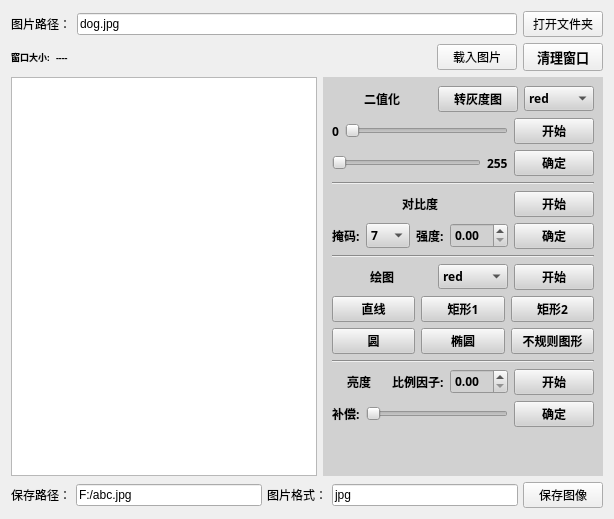
         <widget class="QWidget" name="tab_2">
          <attribute name="title">
           <string>图片</string>
          </attribute>
          <layout class="QVBoxLayout" name="verticalLayout_13">
           <item>
            <layout class="QVBoxLayout" name="verticalLayout_12">
             <item>
              <layout class="QVBoxLayout" name="verticalLayout_10">
               <item>
                <layout class="QHBoxLayout" name="horizontalLayout_5">
                 <item>
                  <widget class="QLabel" name="label_2">
                   <property name="text">
                    <string>图片路径：</string>
                   </property>
                  </widget>
                 </item>
                 <item>
                  <widget class="QLineEdit" name="image_file">
                   <property name="text">
                    <string>dog.jpg</string>
                   </property>
                  </widget>
                 </item>
                 <item>
                  <widget class="QPushButton" name="pushButton_image_file">
                   <property name="text">
                    <string>打开文件夹</string>
                   </property>
                  </widget>
                 </item>
                </layout>
               </item>
               <item>
                <layout class="QHBoxLayout" name="horizontalLayout_18">
                 <item>
                  <widget class="QLabel" name="label_12">
                   <property name="font">
                    <font>
                     <family>仿宋</family>
                     <pointsize>7</pointsize>
                     <bold>true</bold>
                    </font>
                   </property>
                   <property name="text">
                    <string>窗口大小:</string>
                   </property>
                  </widget>
                 </item>
                 <item>
                  <widget class="QLabel" name="label_windowsize">
                   <property name="font">
                    <font>
                     <family>仿宋</family>
                     <pointsize>7</pointsize>
                     <bold>true</bold>
                    </font>
                   </property>
                   <property name="text">
                    <string>----</string>
                   </property>
                  </widget>
                 </item>
                 <item>
                  <spacer name="horizontalSpacer_9">
                   <property name="orientation">
                    <enum>Qt::Orientation::Horizontal</enum>
                   </property>
                   <property name="sizeHint" stdset="0">
                    <size>
                     <width>40</width>
                     <height>20</height>
                    </size>
                   </property>
                  </spacer>
                 </item>
                 <item>
                  <widget class="QPushButton" name="pushButton_2">
                   <property name="text">
                    <string>载入图片</string>
                   </property>
                  </widget>
                 </item>
                 <item>
                  <widget class="QPushButton" name="pushButton_clear">
                   <property name="font">
                    <font>
                     <family>仿宋</family>
                     <pointsize>10</pointsize>
                     <bold>true</bold>
                    </font>
                   </property>
                   <property name="text">
                    <string>清理窗口</string>
                   </property>
                  </widget>
                 </item>
                </layout>
               </item>
              </layout>
             </item>
             <item>
              <layout class="QHBoxLayout" name="horizontalLayout_31" stretch="2,1">
               <item>
                <widget class="QGraphicsView" name="graphicsView_image"/>
               </item>
               <item>
                <widget class="QWidget" name="widget_2" native="true">
                 <property name="font">
                  <font>
                   <family>仿宋</family>
                   <pointsize>9</pointsize>
                   <bold>true</bold>
                  </font>
                 </property>
                 <property name="styleSheet">
                  <string notr="true">background-color: rgb(209, 209, 209);</string>
                 </property>
                 <layout class="QVBoxLayout" name="verticalLayout_11">
                  <item>
                   <layout class="QVBoxLayout" name="verticalLayout_9">
                    <item>
                     <layout class="QHBoxLayout" name="horizontalLayout_17">
                      <item>
                       <spacer name="horizontalSpacer_12">
                        <property name="orientation">
                         <enum>Qt::Orientation::Horizontal</enum>
                        </property>
                        <property name="sizeHint" stdset="0">
                         <size>
                          <width>40</width>
                          <height>20</height>
                         </size>
                        </property>
                       </spacer>
                      </item>
                      <item>
                       <widget class="QLabel" name="label_Threshold">
                        <property name="font">
                         <font>
                          <family>仿宋</family>
                          <pointsize>9</pointsize>
                          <bold>true</bold>
                         </font>
                        </property>
                        <property name="text">
                         <string>二值化</string>
                        </property>
                        <property name="alignment">
                         <set>Qt::AlignmentFlag::AlignCenter</set>
                        </property>
                       </widget>
                      </item>
                      <item>
                       <spacer name="horizontalSpacer_13">
                        <property name="orientation">
                         <enum>Qt::Orientation::Horizontal</enum>
                        </property>
                        <property name="sizeHint" stdset="0">
                         <size>
                          <width>40</width>
                          <height>20</height>
                         </size>
                        </property>
                       </spacer>
                      </item>
                      <item>
                       <widget class="QPushButton" name="pushButton_gray">
                        <property name="font">
                         <font>
                          <family>仿宋</family>
                          <pointsize>9</pointsize>
                          <bold>true</bold>
                         </font>
                        </property>
                        <property name="text">
                         <string>转灰度图</string>
                        </property>
                       </widget>
                      </item>
                      <item>
                       <widget class="QComboBox" name="comboBox_threshold">
                        <item>
                         <property name="text">
                          <string>red</string>
                         </property>
                        </item>
                        <item>
                         <property name="text">
                          <string>blue</string>
                         </property>
                        </item>
                        <item>
                         <property name="text">
                          <string>green</string>
                         </property>
                        </item>
                        <item>
                         <property name="text">
                          <string>white</string>
                         </property>
                        </item>
                        <item>
                         <property name="text">
                          <string>yellow</string>
                         </property>
                        </item>
                        <item>
                         <property name="text">
                          <string>black</string>
                         </property>
                        </item>
                       </widget>
                      </item>
                     </layout>
                    </item>
                    <item>
                     <layout class="QHBoxLayout" name="horizontalLayout_19">
                      <item>
                       <layout class="QHBoxLayout" name="horizontalLayout_16" stretch="0,0">
                        <item>
                         <widget class="QLabel" name="label_Threshold1">
                          <property name="text">
                           <string>0</string>
                          </property>
                         </widget>
                        </item>
                        <item>
                         <widget class="QSlider" name="horizontalSlider_Threshold1">
                          <property name="styleSheet">
                           <string notr="true"/>
                          </property>
                          <property name="orientation">
                           <enum>Qt::Orientation::Horizontal</enum>
                          </property>
                         </widget>
                        </item>
                       </layout>
                      </item>
                      <item>
                       <widget class="QPushButton" name="pushButton_Threshold1">
                        <property name="text">
                         <string>开始</string>
                        </property>
                       </widget>
                      </item>
                     </layout>
                    </item>
                    <item>
                     <layout class="QHBoxLayout" name="horizontalLayout_22">
                      <item>
                       <layout class="QHBoxLayout" name="horizontalLayout_20" stretch="0,0">
                        <item>
                         <widget class="QSlider" name="horizontalSlider_Threshold2">
                          <property name="orientation">
                           <enum>Qt::Orientation::Horizontal</enum>
                          </property>
                         </widget>
                        </item>
                        <item>
                         <widget class="QLabel" name="label_Threshold2">
                          <property name="text">
                           <string>255</string>
                          </property>
                         </widget>
                        </item>
                       </layout>
                      </item>
                      <item>
                       <widget class="QPushButton" name="pushButton_Threshold2">
                        <property name="text">
                         <string>确定</string>
                        </property>
                       </widget>
                      </item>
                     </layout>
                    </item>
                    <item>
                     <widget class="Line" name="line_2">
                      <property name="font">
                       <font>
                        <pointsize>11</pointsize>
                        <bold>true</bold>
                       </font>
                      </property>
                      <property name="orientation">
                       <enum>Qt::Orientation::Horizontal</enum>
                      </property>
                     </widget>
                    </item>
                    <item>
                     <layout class="QHBoxLayout" name="horizontalLayout_23">
                      <item>
                       <layout class="QHBoxLayout" name="horizontalLayout_24">
                        <item>
                         <spacer name="horizontalSpacer_14">
                          <property name="orientation">
                           <enum>Qt::Orientation::Horizontal</enum>
                          </property>
                          <property name="sizeHint" stdset="0">
                           <size>
                            <width>40</width>
                            <height>20</height>
                           </size>
                          </property>
                         </spacer>
                        </item>
                        <item>
                         <widget class="QLabel" name="label_Threshold_2">
                          <property name="font">
                           <font>
                            <family>仿宋</family>
                            <pointsize>9</pointsize>
                            <bold>true</bold>
                           </font>
                          </property>
                          <property name="text">
                           <string>对比度</string>
                          </property>
                          <property name="alignment">
                           <set>Qt::AlignmentFlag::AlignCenter</set>
                          </property>
                         </widget>
                        </item>
                        <item>
                         <spacer name="horizontalSpacer_15">
                          <property name="orientation">
                           <enum>Qt::Orientation::Horizontal</enum>
                          </property>
                          <property name="sizeHint" stdset="0">
                           <size>
                            <width>40</width>
                            <height>20</height>
                           </size>
                          </property>
                         </spacer>
                        </item>
                       </layout>
                      </item>
                      <item>
                       <widget class="QPushButton" name="pushButton_emphasize1">
                        <property name="text">
                         <string>开始</string>
                        </property>
                       </widget>
                      </item>
                     </layout>
                    </item>
                    <item>
                     <layout class="QHBoxLayout" name="horizontalLayout_25">
                      <item>
                       <widget class="QLabel" name="label_11">
                        <property name="text">
                         <string>掩码:</string>
                        </property>
                       </widget>
                      </item>
                      <item>
                       <widget class="QComboBox" name="comboBox_emphasize">
                        <item>
                         <property name="text">
                          <string>7</string>
                         </property>
                        </item>
                        <item>
                         <property name="text">
                          <string>3</string>
                         </property>
                        </item>
                        <item>
                         <property name="text">
                          <string>5</string>
                         </property>
                        </item>
                        <item>
                         <property name="text">
                          <string>9</string>
                         </property>
                        </item>
                        <item>
                         <property name="text">
                          <string>11</string>
                         </property>
                        </item>
                        <item>
                         <property name="text">
                          <string>15</string>
                         </property>
                        </item>
                        <item>
                         <property name="text">
                          <string>21</string>
                         </property>
                        </item>
                        <item>
                         <property name="text">
                          <string>25</string>
                         </property>
                        </item>
                        <item>
                         <property name="text">
                          <string>31</string>
                         </property>
                        </item>
                        <item>
                         <property name="text">
                          <string>39</string>
                         </property>
                        </item>
                       </widget>
                      </item>
                      <item>
                       <widget class="QLabel" name="label_10">
                        <property name="text">
                         <string>强度:</string>
                        </property>
                       </widget>
                      </item>
                      <item>
                       <widget class="QDoubleSpinBox" name="doubleSpinBox_emphasize"/>
                      </item>
                      <item>
                       <widget class="QPushButton" name="pushButton_emphasize2">
                        <property name="text">
                         <string>确定</string>
                        </property>
                       </widget>
                      </item>
                     </layout>
                    </item>
                    <item>
                     <widget class="Line" name="line_3">
                      <property name="orientation">
                       <enum>Qt::Orientation::Horizontal</enum>
                      </property>
                     </widget>
                    </item>
                    <item>
                     <layout class="QHBoxLayout" name="horizontalLayout_29">
                      <item>
                       <spacer name="horizontalSpacer_16">
                        <property name="orientation">
                         <enum>Qt::Orientation::Horizontal</enum>
                        </property>
                        <property name="sizeHint" stdset="0">
                         <size>
                          <width>40</width>
                          <height>20</height>
                         </size>
                        </property>
                       </spacer>
                      </item>
                      <item>
                       <widget class="QLabel" name="label_Threshold_3">
                        <property name="font">
                         <font>
                          <family>仿宋</family>
                          <pointsize>9</pointsize>
                          <bold>true</bold>
                         </font>
                        </property>
                        <property name="text">
                         <string>绘图</string>
                        </property>
                        <property name="alignment">
                         <set>Qt::AlignmentFlag::AlignCenter</set>
                        </property>
                       </widget>
                      </item>
                      <item>
                       <spacer name="horizontalSpacer_17">
                        <property name="orientation">
                         <enum>Qt::Orientation::Horizontal</enum>
                        </property>
                        <property name="sizeHint" stdset="0">
                         <size>
                          <width>40</width>
                          <height>20</height>
                         </size>
                        </property>
                       </spacer>
                      </item>
                      <item>
                       <widget class="QComboBox" name="comboBox_drawcolor">
                        <item>
                         <property name="text">
                          <string>red</string>
                         </property>
                        </item>
                        <item>
                         <property name="text">
                          <string>blue</string>
                         </property>
                        </item>
                        <item>
                         <property name="text">
                          <string>yellow</string>
                         </property>
                        </item>
                        <item>
                         <property name="text">
                          <string>black</string>
                         </property>
                        </item>
                        <item>
                         <property name="text">
                          <string>green</string>
                         </property>
                        </item>
                        <item>
                         <property name="text">
                          <string>white</string>
                         </property>
                        </item>
                       </widget>
                      </item>
                      <item>
                       <widget class="QPushButton" name="pushButton_draw">
                        <property name="text">
                         <string>开始</string>
                        </property>
                       </widget>
                      </item>
                     </layout>
                    </item>
                    <item>
                     <layout class="QHBoxLayout" name="horizontalLayout_27">
                      <item>
                       <widget class="QPushButton" name="pushButton_line">
                        <property name="text">
                         <string>直线</string>
                        </property>
                       </widget>
                      </item>
                      <item>
                       <widget class="QPushButton" name="pushButton_Rectangle1">
                        <property name="text">
                         <string>矩形1</string>
                        </property>
                       </widget>
                      </item>
                      <item>
                       <widget class="QPushButton" name="pushButton_Rectangle2">
                        <property name="text">
                         <string>矩形2</string>
                        </property>
                       </widget>
                      </item>
                     </layout>
                    </item>
                    <item>
                     <layout class="QHBoxLayout" name="horizontalLayout_28">
                      <item>
                       <widget class="QPushButton" name="pushButton_drawcircle">
                        <property name="text">
                         <string>圆</string>
                        </property>
                       </widget>
                      </item>
                      <item>
                       <widget class="QPushButton" name="pushButton_Ellipse">
                        <property name="text">
                         <string>椭圆</string>
                        </property>
                       </widget>
                      </item>
                      <item>
                       <widget class="QPushButton" name="pushButton_Polygon">
                        <property name="text">
                         <string>不规则图形</string>
                        </property>
                       </widget>
                      </item>
                     </layout>
                    </item>
                    <item>
                     <widget class="Line" name="line_4">
                      <property name="orientation">
                       <enum>Qt::Orientation::Horizontal</enum>
                      </property>
                     </widget>
                    </item>
                    <item>
                     <layout class="QHBoxLayout" name="horizontalLayout_26">
                      <item>
                       <spacer name="horizontalSpacer_18">
                        <property name="orientation">
                         <enum>Qt::Orientation::Horizontal</enum>
                        </property>
                        <property name="sizeHint" stdset="0">
                         <size>
                          <width>40</width>
                          <height>20</height>
                         </size>
                        </property>
                       </spacer>
                      </item>
                      <item>
                       <widget class="QLabel" name="label_Threshold_4">
                        <property name="font">
                         <font>
                          <family>仿宋</family>
                          <pointsize>9</pointsize>
                          <bold>true</bold>
                         </font>
                        </property>
                        <property name="text">
                         <string>亮度</string>
                        </property>
                        <property name="alignment">
                         <set>Qt::AlignmentFlag::AlignCenter</set>
                        </property>
                       </widget>
                      </item>
                      <item>
                       <spacer name="horizontalSpacer_19">
                        <property name="orientation">
                         <enum>Qt::Orientation::Horizontal</enum>
                        </property>
                        <property name="sizeHint" stdset="0">
                         <size>
                          <width>40</width>
                          <height>20</height>
                         </size>
                        </property>
                       </spacer>
                      </item>
                      <item>
                       <widget class="QLabel" name="label_14">
                        <property name="text">
                         <string>比例因子:</string>
                        </property>
                       </widget>
                      </item>
                      <item>
                       <widget class="QDoubleSpinBox" name="doubleSpinBox_scale"/>
                      </item>
                      <item>
                       <widget class="QPushButton" name="pushButton_scale">
                        <property name="font">
                         <font>
                          <family>仿宋</family>
                          <pointsize>9</pointsize>
                          <bold>true</bold>
                         </font>
                        </property>
                        <property name="text">
                         <string>开始</string>
                        </property>
                       </widget>
                      </item>
                     </layout>
                    </item>
                    <item>
                     <layout class="QHBoxLayout" name="horizontalLayout_30">
                      <item>
                       <widget class="QLabel" name="label_13">
                        <property name="text">
                         <string>补偿:</string>
                        </property>
                       </widget>
                      </item>
                      <item>
                       <widget class="QSlider" name="horizontalSlider_scale1">
                        <property name="orientation">
                         <enum>Qt::Orientation::Horizontal</enum>
                        </property>
                       </widget>
                      </item>
                      <item>
                       <widget class="QPushButton" name="pushButton_scale1">
                        <property name="text">
                         <string>确定</string>
                        </property>
                       </widget>
                      </item>
                     </layout>
                    </item>
                    <item>
                     <spacer name="verticalSpacer">
                      <property name="orientation">
                       <enum>Qt::Orientation::Vertical</enum>
                      </property>
                      <property name="sizeHint" stdset="0">
                       <size>
                        <width>20</width>
                        <height>40</height>
                       </size>
                      </property>
                     </spacer>
                    </item>
                   </layout>
                  </item>
                 </layout>
                </widget>
               </item>
              </layout>
             </item>
             <item>
              <layout class="QHBoxLayout" name="horizontalLayout_21">
               <property name="spacing">
                <number>5</number>
               </property>
               <item>
                <widget class="QLabel" name="label_8">
                 <property name="text">
                  <string>保存路径：</string>
                 </property>
                </widget>
               </item>
               <item>
                <widget class="QLineEdit" name="lineEdit_field">
                 <property name="text">
                  <string>F:/abc.jpg</string>
                 </property>
                </widget>
               </item>
               <item>
                <widget class="QLabel" name="label_9">
                 <property name="text">
                  <string>图片格式：</string>
                 </property>
                </widget>
               </item>
               <item>
                <widget class="QLineEdit" name="lineEdit_style">
                 <property name="maximumSize">
                  <size>
                   <width>16777215</width>
                   <height>16777215</height>
                  </size>
                 </property>
                 <property name="text">
                  <string>jpg</string>
                 </property>
                </widget>
               </item>
               <item>
                <widget class="QPushButton" name="pushButton_save">
                 <property name="text">
                  <string>保存图像</string>
                 </property>
                </widget>
               </item>
              </layout>
             </item>
            </layout>
           </item>
          </layout>
         </widget>
